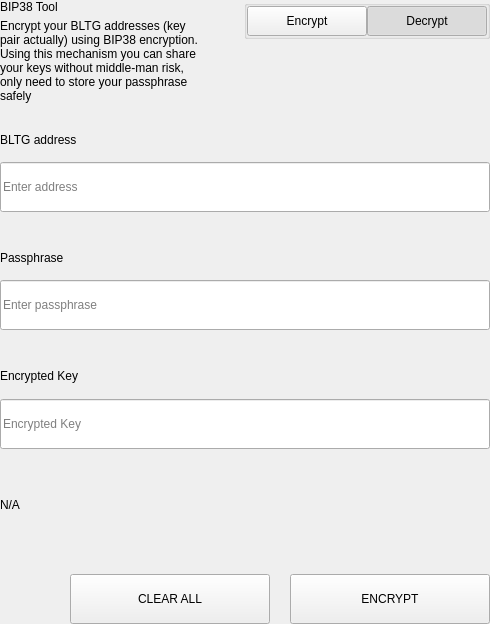
<?xml version="1.0" encoding="UTF-8"?>
<ui version="4.0">
 <class>SettingsBitToolWidget</class>
 <widget class="QWidget" name="SettingsBitToolWidget">
  <property name="geometry">
   <rect>
    <x>0</x>
    <y>0</y>
    <width>490</width>
    <height>624</height>
   </rect>
  </property>
  <property name="windowTitle">
   <string notr="true">N/A</string>
  </property>
  <layout class="QVBoxLayout" name="verticalLayout">
   <property name="spacing">
    <number>0</number>
   </property>
   <property name="leftMargin">
    <number>0</number>
   </property>
   <property name="topMargin">
    <number>0</number>
   </property>
   <property name="rightMargin">
    <number>0</number>
   </property>
   <property name="bottomMargin">
    <number>0</number>
   </property>
   <item>
    <widget class="QWidget" name="left" native="true">
     <layout class="QVBoxLayout" name="verticalLayout_3">
      <property name="leftMargin">
       <number>0</number>
      </property>
      <property name="topMargin">
       <number>0</number>
      </property>
      <property name="rightMargin">
       <number>0</number>
      </property>
      <property name="bottomMargin">
       <number>0</number>
      </property>
      <item>
       <layout class="QVBoxLayout" name="verticalLayout_2">
        <property name="spacing">
         <number>0</number>
        </property>
        <item>
         <layout class="QHBoxLayout" name="horizontalLayout_3" stretch="3,1">
          <property name="spacing">
           <number>40</number>
          </property>
          <item>
           <layout class="QVBoxLayout" name="verticalLayoutTitle">
            <property name="spacing">
             <number>5</number>
            </property>
            <item>
             <widget class="QLabel" name="labelTitle">
              <property name="text">
               <string>BIP38 Tool</string>
              </property>
             </widget>
            </item>
            <item>
             <widget class="QLabel" name="labelSubtitle1">
              <property name="text">
               <string>Encrypt your BLTG addresses (key pair actually) using BIP38 encryption.
Using this mechanism you can share your keys without middle-man risk, only need to store your passphrase safely</string>
              </property>
              <property name="wordWrap">
               <bool>true</bool>
              </property>
             </widget>
            </item>
           </layout>
          </item>
          <item alignment="Qt::AlignTop">
           <widget class="QGroupBox" name="groupBox">
            <property name="title">
             <string/>
            </property>
            <property name="alignment">
             <set>Qt::AlignLeading|Qt::AlignLeft|Qt::AlignTop</set>
            </property>
            <layout class="QHBoxLayout" name="horizontalLayout_4">
             <property name="spacing">
              <number>0</number>
             </property>
             <property name="leftMargin">
              <number>0</number>
             </property>
             <property name="topMargin">
              <number>0</number>
             </property>
             <property name="rightMargin">
              <number>0</number>
             </property>
             <property name="bottomMargin">
              <number>0</number>
             </property>
             <item>
              <spacer name="horizontalSpacer">
               <property name="orientation">
                <enum>Qt::Horizontal</enum>
               </property>
               <property name="sizeHint" stdset="0">
                <size>
                 <width>40</width>
                 <height>20</height>
                </size>
               </property>
              </spacer>
             </item>
             <item>
              <widget class="QPushButton" name="pushLeft">
               <property name="minimumSize">
                <size>
                 <width>120</width>
                 <height>30</height>
                </size>
               </property>
               <property name="maximumSize">
                <size>
                 <width>120</width>
                 <height>30</height>
                </size>
               </property>
               <property name="focusPolicy">
                <enum>Qt::NoFocus</enum>
               </property>
               <property name="text">
                <string>Encrypt</string>
               </property>
               <property name="checkable">
                <bool>true</bool>
               </property>
               <property name="autoExclusive">
                <bool>true</bool>
               </property>
              </widget>
             </item>
             <item>
              <widget class="QPushButton" name="pushRight">
               <property name="minimumSize">
                <size>
                 <width>120</width>
                 <height>30</height>
                </size>
               </property>
               <property name="maximumSize">
                <size>
                 <width>120</width>
                 <height>30</height>
                </size>
               </property>
               <property name="focusPolicy">
                <enum>Qt::NoFocus</enum>
               </property>
               <property name="text">
                <string>Decrypt</string>
               </property>
               <property name="checkable">
                <bool>true</bool>
               </property>
               <property name="checked">
                <bool>true</bool>
               </property>
               <property name="autoExclusive">
                <bool>true</bool>
               </property>
              </widget>
             </item>
            </layout>
           </widget>
          </item>
         </layout>
        </item>
        <item>
         <widget class="QStackedWidget" name="stackedWidget">
          <property name="currentIndex">
           <number>1</number>
          </property>
          <widget class="QWidget" name="pageDecrypt">
           <layout class="QVBoxLayout" name="verticalLayout_5">
            <property name="spacing">
             <number>0</number>
            </property>
            <property name="leftMargin">
             <number>0</number>
            </property>
            <property name="topMargin">
             <number>0</number>
            </property>
            <property name="rightMargin">
             <number>0</number>
            </property>
            <property name="bottomMargin">
             <number>0</number>
            </property>
            <item>
             <widget class="QWidget" name="widget" native="true">
              <property name="minimumSize">
               <size>
                <width>0</width>
                <height>100</height>
               </size>
              </property>
              <layout class="QVBoxLayout" name="verticalLayout_4">
               <property name="spacing">
                <number>0</number>
               </property>
               <property name="leftMargin">
                <number>0</number>
               </property>
               <property name="topMargin">
                <number>0</number>
               </property>
               <property name="rightMargin">
                <number>0</number>
               </property>
               <property name="bottomMargin">
                <number>0</number>
               </property>
               <item>
                <spacer name="verticalSpacer_2">
                 <property name="orientation">
                  <enum>Qt::Vertical</enum>
                 </property>
                 <property name="sizeType">
                  <enum>QSizePolicy::Fixed</enum>
                 </property>
                 <property name="sizeHint" stdset="0">
                  <size>
                   <width>20</width>
                   <height>20</height>
                  </size>
                 </property>
                </spacer>
               </item>
               <item>
                <layout class="QHBoxLayout" name="horizontalLayout_6" stretch="2">
                 <property name="spacing">
                  <number>0</number>
                 </property>
                 <item>
                  <layout class="QVBoxLayout" name="verticalLayout_7">
                   <property name="spacing">
                    <number>9</number>
                   </property>
                   <item>
                    <widget class="QLabel" name="labelSubtitleKey">
                     <property name="minimumSize">
                      <size>
                       <width>0</width>
                       <height>20</height>
                      </size>
                     </property>
                     <property name="maximumSize">
                      <size>
                       <width>16777215</width>
                       <height>20</height>
                      </size>
                     </property>
                     <property name="text">
                      <string>Encrypted key</string>
                     </property>
                    </widget>
                   </item>
                   <item>
                    <widget class="QLineEdit" name="lineEditKey">
                     <property name="minimumSize">
                      <size>
                       <width>0</width>
                       <height>50</height>
                      </size>
                     </property>
                     <property name="maximumSize">
                      <size>
                       <width>16777215</width>
                       <height>50</height>
                      </size>
                     </property>
                     <property name="placeholderText">
                      <string>Enter a encrypted key</string>
                     </property>
                    </widget>
                   </item>
                  </layout>
                 </item>
                </layout>
               </item>
               <item>
                <spacer name="verticalSpacer_3">
                 <property name="orientation">
                  <enum>Qt::Vertical</enum>
                 </property>
                 <property name="sizeType">
                  <enum>QSizePolicy::Fixed</enum>
                 </property>
                 <property name="sizeHint" stdset="0">
                  <size>
                   <width>20</width>
                   <height>20</height>
                  </size>
                 </property>
                </spacer>
               </item>
               <item>
                <layout class="QVBoxLayout" name="verticalLayout_9">
                 <property name="spacing">
                  <number>9</number>
                 </property>
                 <item>
                  <widget class="QLabel" name="labelSubtitlePassphrase">
                   <property name="maximumSize">
                    <size>
                     <width>16777215</width>
                     <height>20</height>
                    </size>
                   </property>
                   <property name="text">
                    <string>Passphrase</string>
                   </property>
                  </widget>
                 </item>
                 <item>
                  <widget class="QLineEdit" name="lineEditPassphrase">
                   <property name="minimumSize">
                    <size>
                     <width>0</width>
                     <height>50</height>
                    </size>
                   </property>
                   <property name="maximumSize">
                    <size>
                     <width>16777215</width>
                     <height>50</height>
                    </size>
                   </property>
                   <property name="placeholderText">
                    <string>Enter a passphrase</string>
                   </property>
                  </widget>
                 </item>
                </layout>
               </item>
               <item>
                <spacer name="verticalSpacer_4">
                 <property name="orientation">
                  <enum>Qt::Vertical</enum>
                 </property>
                 <property name="sizeType">
                  <enum>QSizePolicy::Fixed</enum>
                 </property>
                 <property name="sizeHint" stdset="0">
                  <size>
                   <width>20</width>
                   <height>20</height>
                  </size>
                 </property>
                </spacer>
               </item>
               <item>
                <widget class="QWidget" name="widget_3" native="true">
                 <property name="sizePolicy">
                  <sizepolicy hsizetype="Preferred" vsizetype="Fixed">
                   <horstretch>0</horstretch>
                   <verstretch>0</verstretch>
                  </sizepolicy>
                 </property>
                 <layout class="QVBoxLayout" name="verticalLayout_10">
                  <property name="spacing">
                   <number>9</number>
                  </property>
                  <property name="leftMargin">
                   <number>0</number>
                  </property>
                  <property name="topMargin">
                   <number>0</number>
                  </property>
                  <property name="rightMargin">
                   <number>0</number>
                  </property>
                  <property name="bottomMargin">
                   <number>0</number>
                  </property>
                  <item>
                   <widget class="QLabel" name="labelSubtitleDecryptResult">
                    <property name="minimumSize">
                     <size>
                      <width>0</width>
                      <height>20</height>
                     </size>
                    </property>
                    <property name="maximumSize">
                     <size>
                      <width>16777215</width>
                      <height>20</height>
                     </size>
                    </property>
                    <property name="text">
                     <string>Decrypted address result</string>
                    </property>
                   </widget>
                  </item>
                  <item>
                   <widget class="QWidget" name="widget_4" native="true">
                    <layout class="QHBoxLayout" name="horizontalLayout" stretch="6,0,1">
                     <property name="spacing">
                      <number>0</number>
                     </property>
                     <property name="leftMargin">
                      <number>0</number>
                     </property>
                     <property name="topMargin">
                      <number>0</number>
                     </property>
                     <property name="rightMargin">
                      <number>0</number>
                     </property>
                     <property name="bottomMargin">
                      <number>0</number>
                     </property>
                     <item alignment="Qt::AlignVCenter">
                      <widget class="QLineEdit" name="lineEditDecryptResult">
                       <property name="minimumSize">
                        <size>
                         <width>0</width>
                         <height>50</height>
                        </size>
                       </property>
                       <property name="maximumSize">
                        <size>
                         <width>16777215</width>
                         <height>50</height>
                        </size>
                       </property>
                       <property name="placeholderText">
                        <string>Decrypted Address</string>
                       </property>
                      </widget>
                     </item>
                     <item>
                      <spacer name="horizontalSpacer_4">
                       <property name="orientation">
                        <enum>Qt::Horizontal</enum>
                       </property>
                       <property name="sizeType">
                        <enum>QSizePolicy::Fixed</enum>
                       </property>
                       <property name="sizeHint" stdset="0">
                        <size>
                         <width>20</width>
                         <height>50</height>
                        </size>
                       </property>
                      </spacer>
                     </item>
                     <item>
                      <widget class="QPushButton" name="pushButtonImport">
                       <property name="minimumSize">
                        <size>
                         <width>140</width>
                         <height>40</height>
                        </size>
                       </property>
                       <property name="text">
                        <string>Import Address</string>
                       </property>
                      </widget>
                     </item>
                    </layout>
                   </widget>
                  </item>
                 </layout>
                </widget>
               </item>
               <item>
                <widget class="QLabel" name="statusLabel_DEC">
                 <property name="maximumSize">
                  <size>
                   <width>16777215</width>
                   <height>40</height>
                  </size>
                 </property>
                 <property name="text">
                  <string/>
                 </property>
                </widget>
               </item>
               <item>
                <spacer name="verticalSpacer">
                 <property name="orientation">
                  <enum>Qt::Vertical</enum>
                 </property>
                 <property name="sizeType">
                  <enum>QSizePolicy::Preferred</enum>
                 </property>
                 <property name="sizeHint" stdset="0">
                  <size>
                   <width>20</width>
                   <height>20</height>
                  </size>
                 </property>
                </spacer>
               </item>
               <item>
                <layout class="QHBoxLayout" name="horizontalLayout_7">
                 <property name="spacing">
                  <number>0</number>
                 </property>
                 <item>
                  <spacer name="horizontalSpacer_5">
                   <property name="orientation">
                    <enum>Qt::Horizontal</enum>
                   </property>
                   <property name="sizeType">
                    <enum>QSizePolicy::Expanding</enum>
                   </property>
                   <property name="sizeHint" stdset="0">
                    <size>
                     <width>40</width>
                     <height>20</height>
                    </size>
                   </property>
                  </spacer>
                 </item>
                 <item>
                  <widget class="QPushButton" name="pushButtonDecryptClear">
                   <property name="minimumSize">
                    <size>
                     <width>200</width>
                     <height>50</height>
                    </size>
                   </property>
                   <property name="maximumSize">
                    <size>
                     <width>200</width>
                     <height>50</height>
                    </size>
                   </property>
                   <property name="text">
                    <string>CLEAR</string>
                   </property>
                  </widget>
                 </item>
                 <item>
                  <spacer name="horizontalSpacer_3">
                   <property name="orientation">
                    <enum>Qt::Horizontal</enum>
                   </property>
                   <property name="sizeType">
                    <enum>QSizePolicy::Fixed</enum>
                   </property>
                   <property name="sizeHint" stdset="0">
                    <size>
                     <width>20</width>
                     <height>20</height>
                    </size>
                   </property>
                  </spacer>
                 </item>
                 <item>
                  <widget class="QPushButton" name="pushButtonDecrypt">
                   <property name="minimumSize">
                    <size>
                     <width>200</width>
                     <height>50</height>
                    </size>
                   </property>
                   <property name="maximumSize">
                    <size>
                     <width>200</width>
                     <height>50</height>
                    </size>
                   </property>
                   <property name="text">
                    <string>DECRYPT KEY</string>
                   </property>
                  </widget>
                 </item>
                </layout>
               </item>
              </layout>
             </widget>
            </item>
           </layout>
          </widget>
          <widget class="QWidget" name="pageEncrypt">
           <layout class="QVBoxLayout" name="verticalLayout_11">
            <property name="spacing">
             <number>0</number>
            </property>
            <property name="leftMargin">
             <number>0</number>
            </property>
            <property name="topMargin">
             <number>0</number>
            </property>
            <property name="rightMargin">
             <number>0</number>
            </property>
            <property name="bottomMargin">
             <number>0</number>
            </property>
            <item>
             <spacer name="verticalSpacer_8">
              <property name="orientation">
               <enum>Qt::Vertical</enum>
              </property>
              <property name="sizeType">
               <enum>QSizePolicy::Fixed</enum>
              </property>
              <property name="sizeHint" stdset="0">
               <size>
                <width>20</width>
                <height>20</height>
               </size>
              </property>
             </spacer>
            </item>
            <item>
             <widget class="QWidget" name="containerAddressEnc" native="true">
              <layout class="QVBoxLayout" name="containerAddressEncLayout">
               <property name="spacing">
                <number>5</number>
               </property>
               <property name="leftMargin">
                <number>0</number>
               </property>
               <property name="topMargin">
                <number>0</number>
               </property>
               <property name="rightMargin">
                <number>0</number>
               </property>
               <property name="bottomMargin">
                <number>0</number>
               </property>
               <item>
                <widget class="QLabel" name="labelSubtitleAddress">
                 <property name="minimumSize">
                  <size>
                   <width>0</width>
                   <height>20</height>
                  </size>
                 </property>
                 <property name="maximumSize">
                  <size>
                   <width>16777215</width>
                   <height>20</height>
                  </size>
                 </property>
                 <property name="text">
                  <string>BLTG address</string>
                 </property>
                </widget>
               </item>
               <item>
                <widget class="QLineEdit" name="addressIn_ENC">
                 <property name="minimumSize">
                  <size>
                   <width>0</width>
                   <height>50</height>
                  </size>
                 </property>
                 <property name="placeholderText">
                  <string>Enter address</string>
                 </property>
                </widget>
               </item>
              </layout>
             </widget>
            </item>
            <item>
             <spacer name="verticalSpacer_6">
              <property name="orientation">
               <enum>Qt::Vertical</enum>
              </property>
              <property name="sizeType">
               <enum>QSizePolicy::Fixed</enum>
              </property>
              <property name="sizeHint" stdset="0">
               <size>
                <width>20</width>
                <height>20</height>
               </size>
              </property>
             </spacer>
            </item>
            <item>
             <widget class="QWidget" name="containerAddress" native="true">
              <layout class="QHBoxLayout" name="horizontalLayout_9" stretch="2">
               <property name="spacing">
                <number>0</number>
               </property>
               <property name="leftMargin">
                <number>0</number>
               </property>
               <property name="topMargin">
                <number>0</number>
               </property>
               <property name="rightMargin">
                <number>0</number>
               </property>
               <property name="bottomMargin">
                <number>0</number>
               </property>
               <item>
                <layout class="QVBoxLayout" name="verticalLayout_8">
                 <property name="spacing">
                  <number>5</number>
                 </property>
                 <item>
                  <widget class="QLabel" name="labelSubtitleMessage">
                   <property name="minimumSize">
                    <size>
                     <width>0</width>
                     <height>20</height>
                    </size>
                   </property>
                   <property name="maximumSize">
                    <size>
                     <width>16777215</width>
                     <height>20</height>
                    </size>
                   </property>
                   <property name="text">
                    <string>Passphrase</string>
                   </property>
                  </widget>
                 </item>
                 <item>
                  <widget class="QLineEdit" name="passphraseIn_ENC">
                   <property name="minimumSize">
                    <size>
                     <width>0</width>
                     <height>50</height>
                    </size>
                   </property>
                   <property name="maximumSize">
                    <size>
                     <width>16777215</width>
                     <height>50</height>
                    </size>
                   </property>
                   <property name="placeholderText">
                    <string>Enter passphrase</string>
                   </property>
                  </widget>
                 </item>
                </layout>
               </item>
              </layout>
             </widget>
            </item>
            <item>
             <spacer name="verticalSpacer_7">
              <property name="orientation">
               <enum>Qt::Vertical</enum>
              </property>
              <property name="sizeType">
               <enum>QSizePolicy::Fixed</enum>
              </property>
              <property name="sizeHint" stdset="0">
               <size>
                <width>20</width>
                <height>20</height>
               </size>
              </property>
             </spacer>
            </item>
            <item>
             <widget class="QWidget" name="widget_2" native="true">
              <property name="minimumSize">
               <size>
                <width>0</width>
                <height>75</height>
               </size>
              </property>
              <property name="maximumSize">
               <size>
                <width>16777215</width>
                <height>16777215</height>
               </size>
              </property>
              <layout class="QVBoxLayout" name="verticalLayout_6">
               <property name="leftMargin">
                <number>0</number>
               </property>
               <property name="topMargin">
                <number>0</number>
               </property>
               <property name="rightMargin">
                <number>0</number>
               </property>
               <property name="bottomMargin">
                <number>0</number>
               </property>
               <item>
                <widget class="QLabel" name="labelSubtitleEncryptedKey">
                 <property name="minimumSize">
                  <size>
                   <width>0</width>
                   <height>20</height>
                  </size>
                 </property>
                 <property name="maximumSize">
                  <size>
                   <width>16777215</width>
                   <height>20</height>
                  </size>
                 </property>
                 <property name="text">
                  <string>Encrypted Key</string>
                 </property>
                </widget>
               </item>
               <item>
                <widget class="QLineEdit" name="encryptedKeyOut_ENC">
                 <property name="minimumSize">
                  <size>
                   <width>0</width>
                   <height>50</height>
                  </size>
                 </property>
                 <property name="placeholderText">
                  <string>Encrypted Key</string>
                 </property>
                </widget>
               </item>
              </layout>
             </widget>
            </item>
            <item>
             <widget class="QLabel" name="statusLabel_ENC">
              <property name="text">
               <string notr="true">N/A</string>
              </property>
             </widget>
            </item>
            <item>
             <spacer name="verticalSpacer_5">
              <property name="orientation">
               <enum>Qt::Vertical</enum>
              </property>
              <property name="sizeType">
               <enum>QSizePolicy::Fixed</enum>
              </property>
              <property name="sizeHint" stdset="0">
               <size>
                <width>20</width>
                <height>20</height>
               </size>
              </property>
             </spacer>
            </item>
            <item>
             <layout class="QHBoxLayout" name="horizontalLayout_8">
              <property name="spacing">
               <number>0</number>
              </property>
              <item>
               <spacer name="horizontalSpacer_6">
                <property name="orientation">
                 <enum>Qt::Horizontal</enum>
                </property>
                <property name="sizeType">
                 <enum>QSizePolicy::Expanding</enum>
                </property>
                <property name="sizeHint" stdset="0">
                 <size>
                  <width>40</width>
                  <height>20</height>
                 </size>
                </property>
               </spacer>
              </item>
              <item>
               <widget class="QPushButton" name="pushButtonClear">
                <property name="minimumSize">
                 <size>
                  <width>200</width>
                  <height>50</height>
                 </size>
                </property>
                <property name="focusPolicy">
                 <enum>Qt::NoFocus</enum>
                </property>
                <property name="text">
                 <string>CLEAR ALL</string>
                </property>
               </widget>
              </item>
              <item>
               <spacer name="horizontalSpacer_2">
                <property name="orientation">
                 <enum>Qt::Horizontal</enum>
                </property>
                <property name="sizeType">
                 <enum>QSizePolicy::Fixed</enum>
                </property>
                <property name="sizeHint" stdset="0">
                 <size>
                  <width>20</width>
                  <height>20</height>
                 </size>
                </property>
               </spacer>
              </item>
              <item>
               <widget class="QPushButton" name="pushButtonEncrypt">
                <property name="minimumSize">
                 <size>
                  <width>200</width>
                  <height>50</height>
                 </size>
                </property>
                <property name="maximumSize">
                 <size>
                  <width>200</width>
                  <height>50</height>
                 </size>
                </property>
                <property name="focusPolicy">
                 <enum>Qt::NoFocus</enum>
                </property>
                <property name="text">
                 <string>ENCRYPT</string>
                </property>
               </widget>
              </item>
             </layout>
            </item>
           </layout>
          </widget>
         </widget>
        </item>
       </layout>
      </item>
     </layout>
    </widget>
   </item>
  </layout>
 </widget>
 <resources/>
 <connections/>
</ui>
